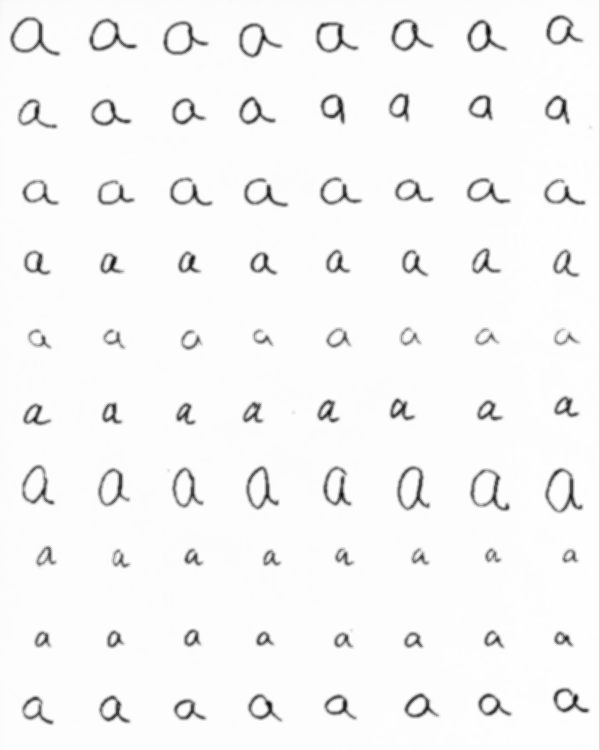
#> input picture images/a.bmp, 600 x 750 px
$ python -i train.py   (imports and definitions only)   (Python 2 division)
#> lines starting #> are read from the running program, lines starting #| are printed output that depends on the picture; after the words box and inside, x2 and y2 are one past the last pixel; in counts of white or black regions, pixels touching at a corner belong together
import numpy as np
from sklearn.metrics import confusion_matrix
from scipy.spatial.distance import cdist
from skimage.measure import label, regionprops, moments, moments_central,moments_normalized, moments_hu
from skimage import io, exposure
import matplotlib.pyplot as plt
from matplotlib.patches import Rectangle
import pickle
import sys
import cv2


def get_threshold(image_path):
#> called with image_path = 'images/a.bmp'
    img = cv2.imread(image_path,0)
#> img is the input picture: shape (750, 600); min 5, max 254, mean 246
    blur = cv2.GaussianBlur(img,(5,5),0)

    img_binary = cv2.adaptiveThreshold(blur,255,cv2.ADAPTIVE_THRESH_GAUSSIAN_C,\
            cv2.THRESH_BINARY,11,2)
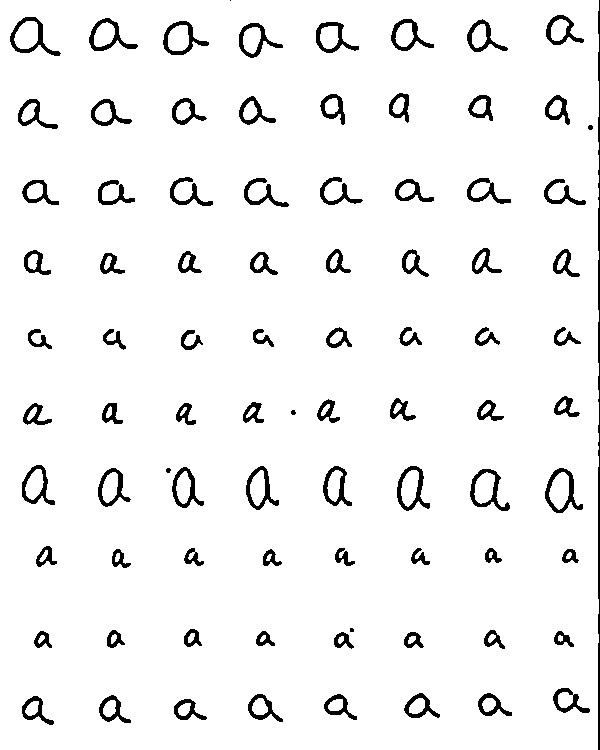
#> img_binary: shape (750, 600); 94.6% white; 86 black regions (2 under 20 px), largest, box (x1, y1, x2, y2) and area: (598, 0, 600, 750) 1273, (545, 468, 583, 513) 502, (10, 17, 61, 56) 493
    kernel = np.ones((3,3),np.uint8)
    closing = cv2.morphologyEx(~img_binary, cv2.MORPH_CLOSE, kernel)
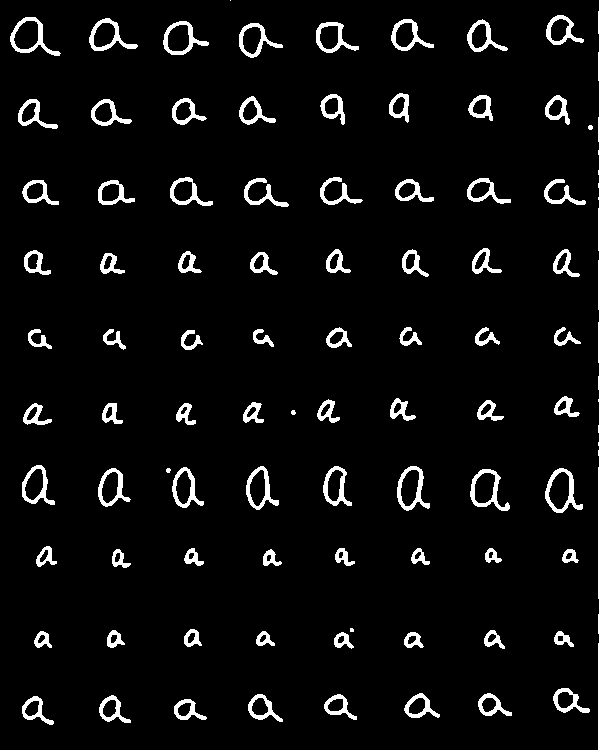
#> closing: shape (750, 600); 5.4% white; 86 white regions (2 under 20 px), largest, box (x1, y1, x2, y2) and area: (598, 0, 600, 750) 1273, (545, 468, 583, 513) 508, (10, 17, 61, 56) 493


    return closing

# [107 lines left out: functions extract_features, store_features, normalize, training_test, not called in this run]

>>> result = get_threshold('images/a.bmp')

$ run again, on images/d.bmp
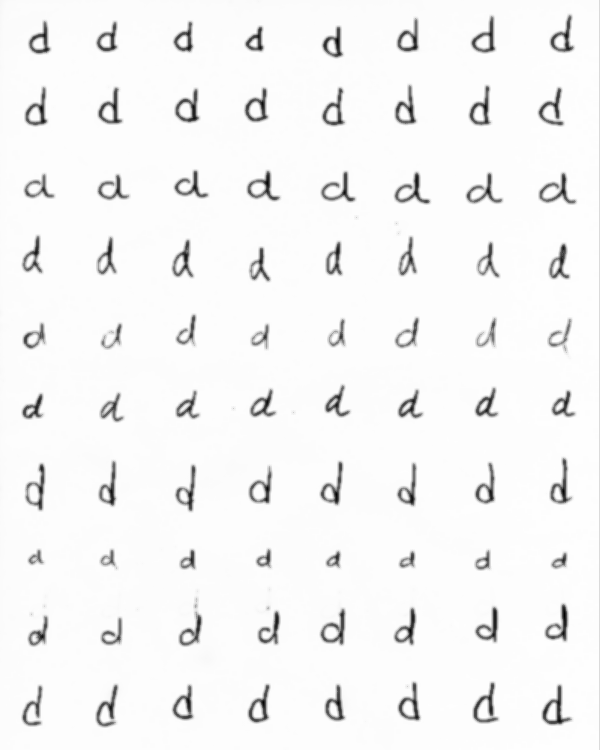
#> input picture images/d.bmp, 600 x 750 px
#> in get_threshold, img is the input picture: shape (750, 600); min 0, max 254, mean 245
#> in get_threshold, `img_binary = cv2.adaptiveThreshold(blur,255,cv2.ADAPTIVE_THRESH_GAUSSI..`:
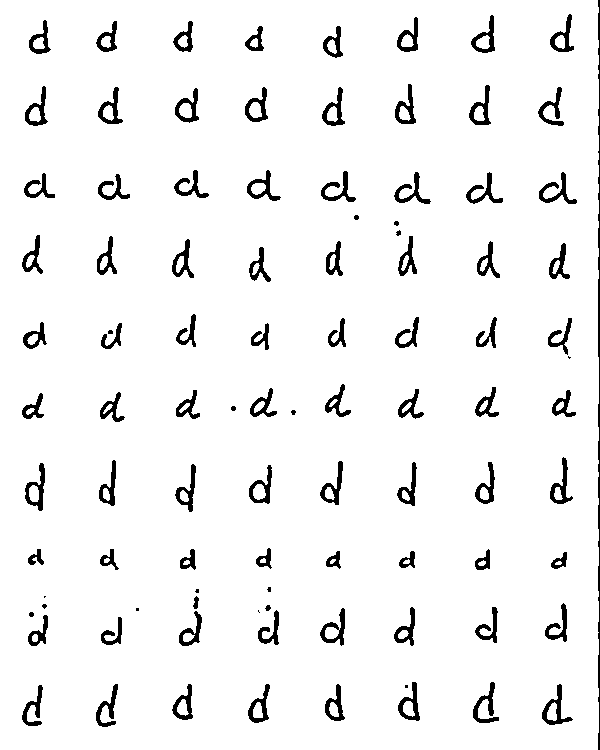
#> img_binary: shape (750, 600); 94.6% white; 98 black regions (10 under 20 px), largest, box (x1, y1, x2, y2) and area: (598, 0, 600, 750) 1157, (542, 684, 573, 725) 380, (473, 682, 499, 723) 373
#> in get_threshold, `closing = cv2.morphologyEx(~img_binary, cv2.MORPH_CLOSE, kernel)`:
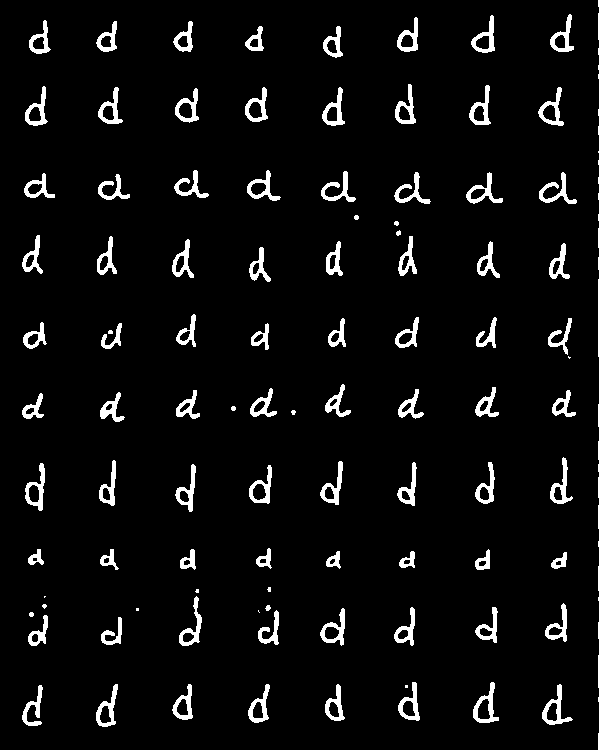
#> closing: shape (750, 600); 5.5% white; 97 white regions (10 under 20 px), largest, box (x1, y1, x2, y2) and area: (598, 0, 600, 750) 1158, (473, 682, 499, 723) 381, (542, 684, 573, 725) 381

$ run again, on images/m.bmp
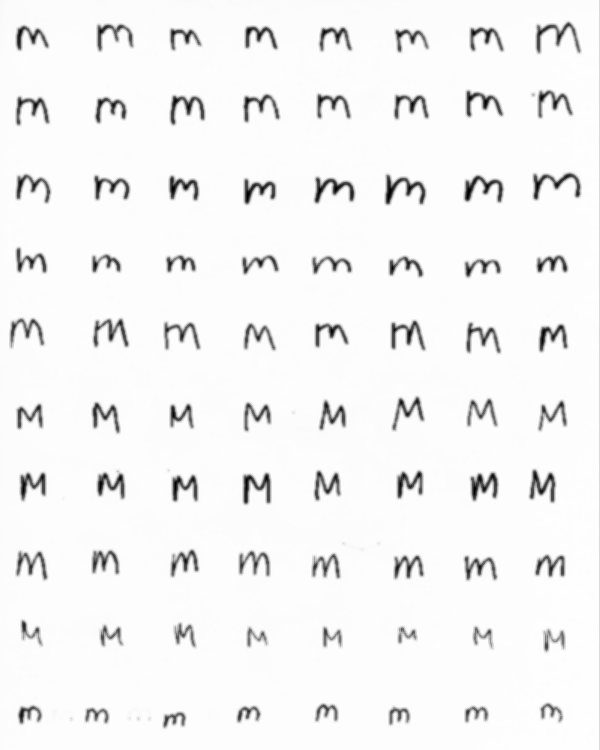
#> input picture images/m.bmp, 600 x 750 px
#> in get_threshold, img is the input picture: shape (750, 600); min 0, max 254, mean 243.5
#> in get_threshold, `img_binary = cv2.adaptiveThreshold(blur,255,cv2.ADAPTIVE_THRESH_GAUSSI..`:
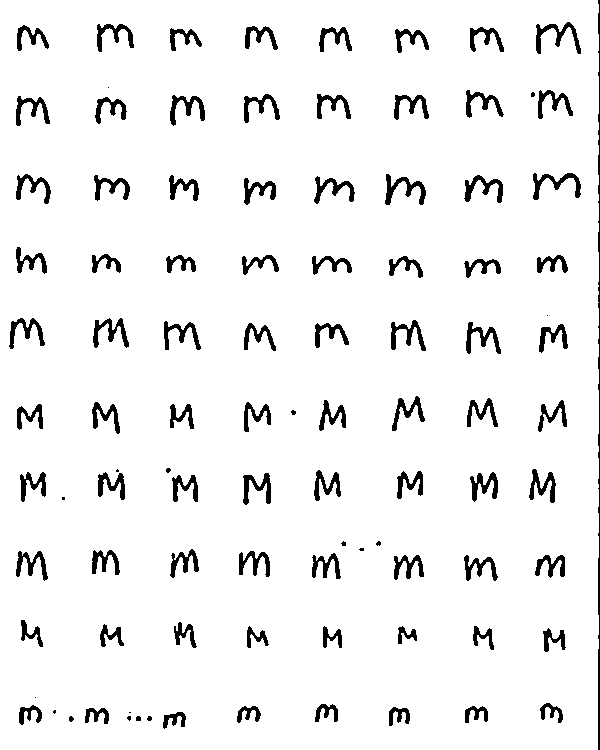
#> img_binary: shape (750, 600); 94% white; 98 black regions (14 under 20 px), largest, box (x1, y1, x2, y2) and area: (598, 0, 600, 750) 1091, (536, 22, 581, 54) 467, (385, 174, 426, 205) 458
#> in get_threshold, `closing = cv2.morphologyEx(~img_binary, cv2.MORPH_CLOSE, kernel)`:
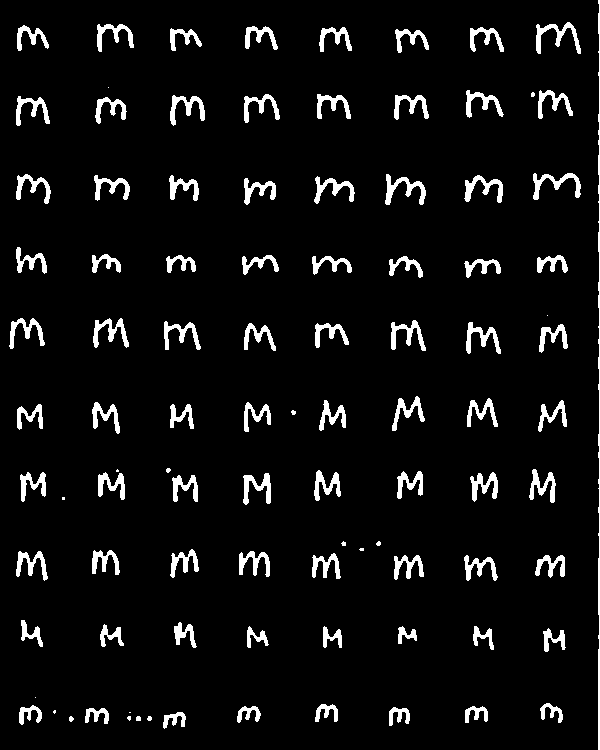
#> closing: shape (750, 600); 6.1% white; 98 white regions (14 under 20 px), largest, box (x1, y1, x2, y2) and area: (598, 0, 600, 750) 1094, (536, 22, 581, 54) 474, (385, 174, 426, 205) 462

$ run again, on images/n.bmp
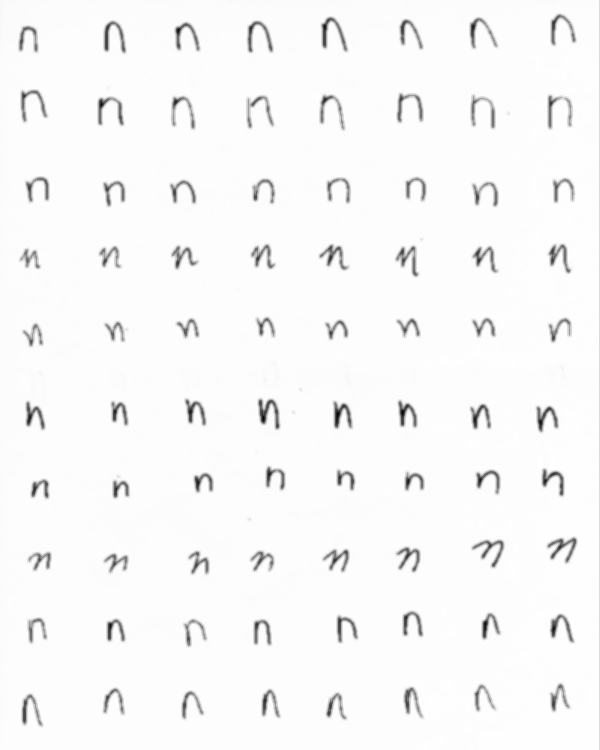
#> input picture images/n.bmp, 600 x 750 px
#> in get_threshold, img is the input picture: shape (750, 600); min 0, max 254, mean 247.7
#> in get_threshold, `img_binary = cv2.adaptiveThreshold(blur,255,cv2.ADAPTIVE_THRESH_GAUSSI..`:
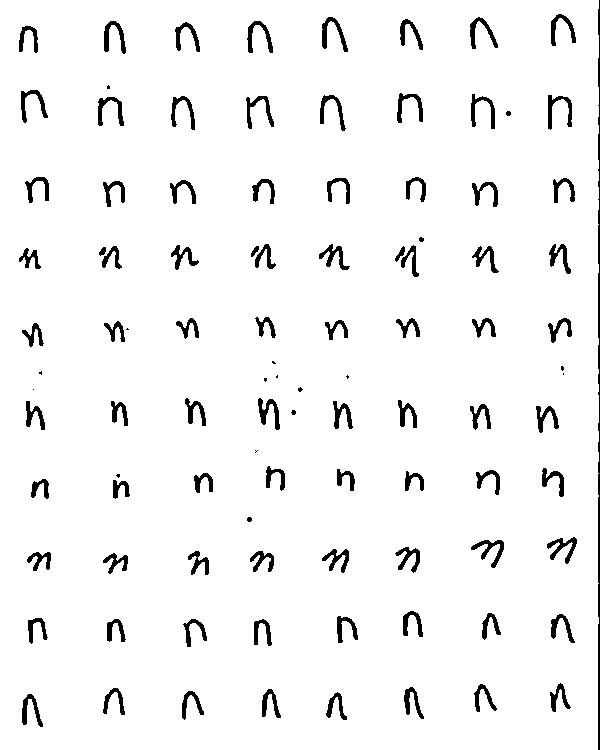
#> img_binary: shape (750, 600); 95.4% white; 101 black regions (14 under 20 px), largest, box (x1, y1, x2, y2) and area: (598, 0, 600, 750) 1299, (471, 540, 504, 568) 305, (548, 95, 572, 130) 304
#> in get_threshold, `closing = cv2.morphologyEx(~img_binary, cv2.MORPH_CLOSE, kernel)`:
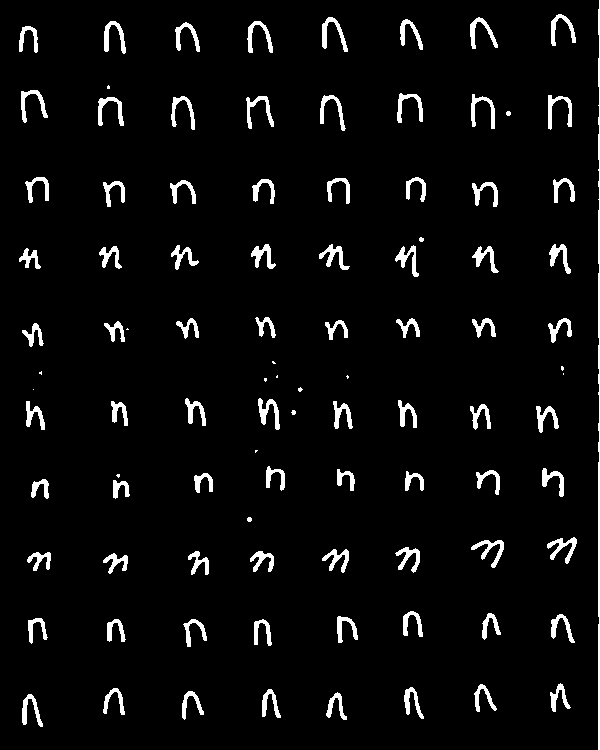
#> closing: shape (750, 600); 4.6% white; 98 white regions (14 under 20 px), largest, box (x1, y1, x2, y2) and area: (598, 0, 600, 750) 1304, (548, 95, 572, 130) 307, (322, 17, 348, 52) 305
